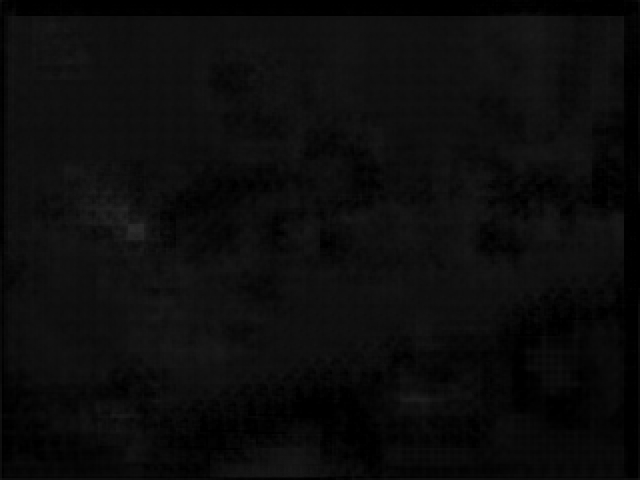
#> input picture test/1.png, 640 x 480 px
$ python histogram.py 1.png
#> lines starting #> are read from the running program, lines starting #| are printed output that depends on the picture; long printed decimals are rounded
import cv2
import numpy as np
import matplotlib.pyplot as plt
from sys import argv

def img_stats(t):
    t = np.array(t)
    print("max, min, mean, std: {} / {} / {} / {}"
          .format(t.max(), t.min(), t.mean(), t.std()))

iname = argv[1]
img = np.array(cv2.imread(iname, -1))
#> img is the input picture: shape (480, 640) uint16; min 0, max 11118, mean 3198.3
img = img.astype(np.float32) / 5000.
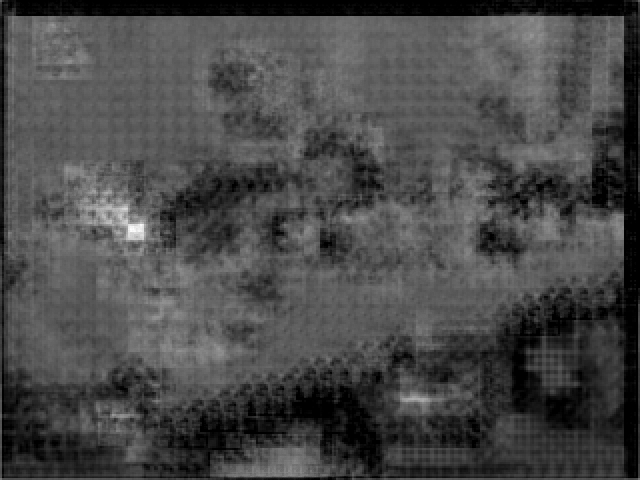
#> img: shape (480, 640) float32; min 0, max 2.22, mean 0.64; drawn with min black and max white
upper = int(img.max()+1)
#> upper = 3
print("upper: {}".format(upper))
#| upper: 3
hist = cv2.calcHist([img], [0], None, [100], [0, upper])
#> hist = 100 values, max 23298 at index 27, min 0 at index 75, mean 3072

img_stats(img)
#| max, min, mean, std: 2.224 / 0.0 / 0.6397 / 0.2949

y = [i/100. * upper for i in range(100)]
#> y = 100 values from 0 to 2.97
plt.plot(y, hist)
plt.show()
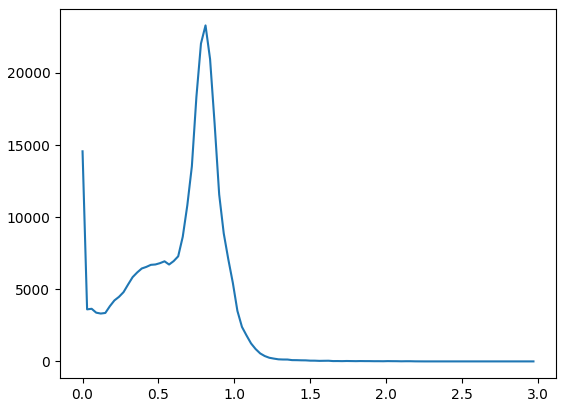
#> figure drawn by matplotlib, 1 panel; curve peaks at x = 0.81, y = 23298

$ run again, on test/103.png
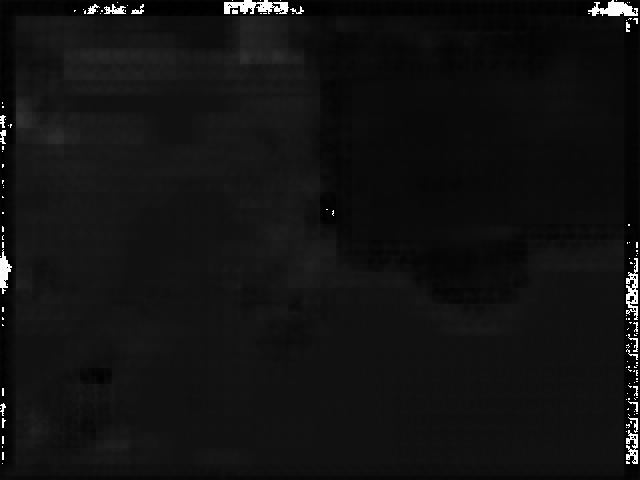
#> input picture test/103.png, 640 x 480 px
#> img is the input picture: shape (480, 640) uint16; min 0, max 65535, mean 4722.3
#> upper = 14
#| upper: 14
#> hist = 100 values, max 91025 at index 6, min 0 at index 19, mean 3072
#| max, min, mean, std: 13.107 / 0.0 / 0.9445 / 1.241
#> y = 100 values from 0 to 13.86
#> `plt.show()`:
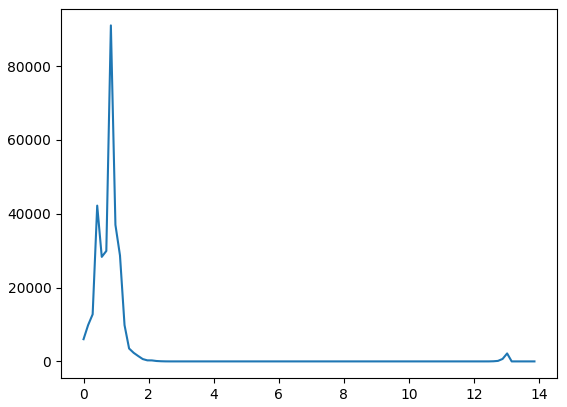
#> figure drawn by matplotlib, 1 panel; curve peaks at x = 0.84, y = 91025
